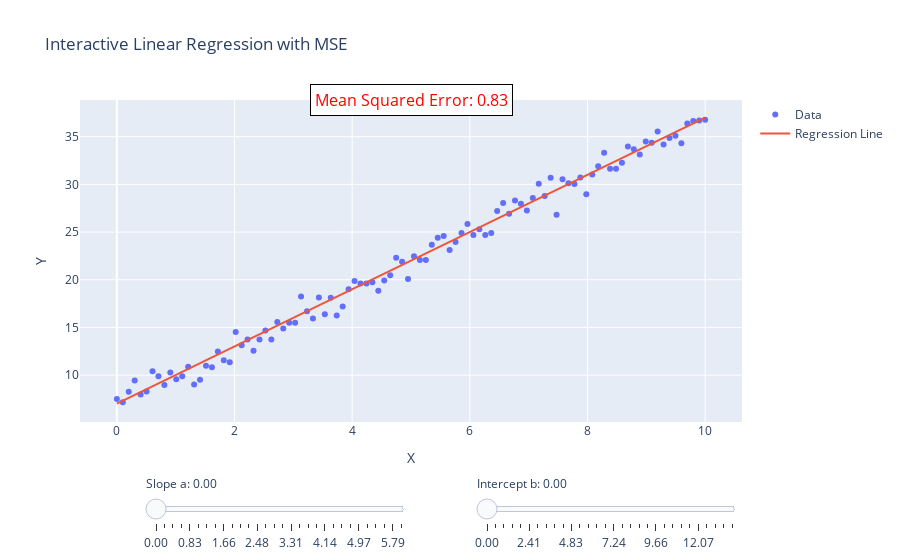

Notebook source saved alongside this figure:
### Code cell
RS = 42
np.random.seed(RS)

x = np.linspace(0, 10, 100)
y = 3 * x + 7 + np.random.normal(size=100)


def create_regression_line(x, a, b):
    return a * x + b


def calculate_mse(y_true, y_pred):
    return ((y_true - y_pred) ** 2).mean()


a_init = 3
b_init = 7

fig = go.Figure()

fig.add_trace(go.Scatter(x=x, y=y, mode="markers", name="Data"))

fig.add_trace(
    go.Scatter(
        x=x,
        y=create_regression_line(x, a_init, b_init),
        mode="lines",
        name="Regression Line",
    )
)

initial_mse = calculate_mse(y, create_regression_line(x, a_init, b_init))

fig.add_annotation(
    x=0.5,
    y=1.05,
    xref="paper",
    yref="paper",
    text=f"Mean Squared Error: {initial_mse:.2f}",
    showarrow=False,
    font=dict(size=16, color="red"),
    align="center",
    bgcolor="white",
    bordercolor="black",
    borderpad=4,
)

fig.update_layout(
    sliders=[
        {
            "pad": {"t": 50},
            "len": 0.4,
            "x": 0.1,
            "y": 0,
            "currentvalue": {"prefix": "Slope a: "},
            "steps": [
                {
                    "label": f"{a:.2f}",
                    "method": "update",
                    "args": [
                        {"y": [y, create_regression_line(x, a, b_init)]},
                        {
                            "annotations": [
                                {
                                    "x": 0.5,
                                    "y": 1.05,
                                    "xref": "paper",
                                    "yref": "paper",
                                    "text": f"Mean Squared Error: {calculate_mse(y, create_regression_line(x, a, b_init)):.2f}",
                                    "showarrow": False,
                                    "font": {"size": 16, "color": "red"},
                                    "align": "center",
                                    "bgcolor": "white",
                                    "bordercolor": "black",
                                    "borderpad": 4,
                                }
                            ]
                        },
                    ],
                }
                for a in np.linspace(0, 6, 30)
            ],
        },
        {
            "pad": {"t": 50},
            "len": 0.4,
            "x": 0.6,
            "y": 0,
            "currentvalue": {"prefix": "Intercept b: "},
            "steps": [
                {
                    "label": f"{b:.2f}",
                    "method": "update",
                    "args": [
                        {"y": [y, create_regression_line(x, a_init, b)]},
                        {
                            "annotations": [
                                {
                                    "x": 0.5,
                                    "y": 1.05,
                                    "xref": "paper",
                                    "yref": "paper",
                                    "text": f"Mean Squared Error: {calculate_mse(y, create_regression_line(x, a_init, b)):.2f}",
                                    "showarrow": False,
                                    "font": {"size": 16, "color": "red"},
                                    "align": "center",
                                    "bgcolor": "white",
                                    "bordercolor": "black",
                                    "borderpad": 4,
                                }
                            ]
                        },
                    ],
                }
                for b in np.linspace(0, 14, 30)
            ],
        },
    ]
)

fig.update_layout(
    title="Interactive Linear Regression with MSE", xaxis_title="X", yaxis_title="Y"
)

fig.show()

### Figure 1 — Plotly figure (JSON) as saved in the notebook; plotly's stock layout.template omitted (floating-point values rounded to 4 significant figures; data arrays with more than 128 entries replaced by an {"elided": "..."} marker saying what was removed)
{"data": [{"mode": "markers", "name": "Data", "type": "scatter", "x": [0, 0.101, 0.202, 0.303, 0.404, 0.5051, 0.6061, 0.7071, 0.8081, 0.9091, 1.01, 1.111, 1.212, 1.313, 1.414, 1.515, 1.616, 1.717, 1.818, 1.919, 2.02, 2.121, 2.222, 2.323, 2.424, 2.525, 2.626, 2.727, 2.828, 2.929, 3.03, 3.131, 3.232, 3.333, 3.434, 3.535, 3.636, 3.737, 3.838, 3.939, 4.04, 4.141, 4.242, 4.343, 4.444, 4.545, 4.646, 4.747, 4.848, 4.949, 5.051, 5.152, 5.253, 5.354, 5.455, 5.556, 5.657, 5.758, 5.859, 5.96, 6.061, 6.162, 6.263, 6.364, 6.465, 6.566, 6.667, 6.768, 6.869, 6.97, 7.071, 7.172, 7.273, 7.374, 7.475, 7.576, 7.677, 7.778, 7.879, 7.98, 8.081, 8.182, 8.283, 8.384, 8.485, 8.586, 8.687, 8.788, 8.889, 8.99, 9.091, 9.192, 9.293, 9.394, 9.495, 9.596, 9.697, 9.798, 9.899, 10], "y": [7.497, 7.165, 8.254, 9.432, 7.978, 8.281, 10.4, 9.889, 8.955, 10.27, 9.567, 9.868, 10.88, 9.026, 9.518, 10.98, 10.84, 12.47, 11.55, 11.35, 14.53, 13.14, 13.73, 12.54, 13.73, 14.69, 13.73, 15.56, 14.88, 15.5, 15.49, 18.25, 16.68, 15.94, 18.13, 16.39, 18.12, 16.25, 17.19, 19.02, 19.86, 19.6, 19.61, 19.73, 18.85, 19.92, 20.48, 22.3, 21.89, 20.09, 22.48, 22.07, 22.08, 23.67, 24.39, 24.6, 23.13, 23.96, 24.91, 25.85, 24.7, 25.3, 24.68, 24.89, 27.21, 28.05, 26.93, 28.31, 27.97, 27.26, 28.57, 30.05, 28.78, 30.69, 26.8, 30.55, 30.12, 30.03, 30.73, 28.95, 31.02, 31.9, 33.33, 31.63, 31.65, 32.26, 33.98, 33.69, 33.14, 34.48, 34.37, 35.54, 34.18, 34.85, 35.09, 34.32, 36.39, 36.65, 36.7, 36.77]}, {"mode": "lines", "name": "Regression Line", "type": "scatter", "x": [0, 0.101, 0.202, 0.303, 0.404, 0.5051, 0.6061, 0.7071, 0.8081, 0.9091, 1.01, 1.111, 1.212, 1.313, 1.414, 1.515, 1.616, 1.717, 1.818, 1.919, 2.02, 2.121, 2.222, 2.323, 2.424, 2.525, 2.626, 2.727, 2.828, 2.929, 3.03, 3.131, 3.232, 3.333, 3.434, 3.535, 3.636, 3.737, 3.838, 3.939, 4.04, 4.141, 4.242, 4.343, 4.444, 4.545, 4.646, 4.747, 4.848, 4.949, 5.051, 5.152, 5.253, 5.354, 5.455, 5.556, 5.657, 5.758, 5.859, 5.96, 6.061, 6.162, 6.263, 6.364, 6.465, 6.566, 6.667, 6.768, 6.869, 6.97, 7.071, 7.172, 7.273, 7.374, 7.475, 7.576, 7.677, 7.778, 7.879, 7.98, 8.081, 8.182, 8.283, 8.384, 8.485, 8.586, 8.687, 8.788, 8.889, 8.99, 9.091, 9.192, 9.293, 9.394, 9.495, 9.596, 9.697, 9.798, 9.899, 10], "y": [7, 7.303, 7.606, 7.909, 8.212, 8.515, 8.818, 9.121, 9.424, 9.727, 10.03, 10.33, 10.64, 10.94, 11.24, 11.55, 11.85, 12.15, 12.45, 12.76, 13.06, 13.36, 13.67, 13.97, 14.27, 14.58, 14.88, 15.18, 15.48, 15.79, 16.09, 16.39, 16.7, 17, 17.3, 17.61, 17.91, 18.21, 18.52, 18.82, 19.12, 19.42, 19.73, 20.03, 20.33, 20.64, 20.94, 21.24, 21.55, 21.85, 22.15, 22.45, 22.76, 23.06, 23.36, 23.67, 23.97, 24.27, 24.58, 24.88, 25.18, 25.48, 25.79, 26.09, 26.39, 26.7, 27, 27.3, 27.61, 27.91, 28.21, 28.52, 28.82, 29.12, 29.42, 29.73, 30.03, 30.33, 30.64, 30.94, 31.24, 31.55, 31.85, 32.15, 32.45, 32.76, 33.06, 33.36, 33.67, 33.97, 34.27, 34.58, 34.88, 35.18, 35.48, 35.79, 36.09, 36.39, 36.7, 37]}], "layout": {"annotations": [{"align": "center", "bgcolor": "white", "bordercolor": "black", "borderpad": 4, "font": {"color": "red", "size": 16}, "showarrow": false, "text": "Mean Squared Error: 0.83", "x": 0.5, "xref": "paper", "y": 1.05, "yref": "paper"}], "sliders": [{"currentvalue": {"prefix": "Slope a: "}, "len": 0.4, "pad": {"t": 50}, "steps": [{"args": [{"y": {"elided": "2x100 float values"}}, {"annotations": [{"align": "center", "bgcolor": "white", "bordercolor": "black", "borderpad": 4, "font": {"color": "red", "size": 16}, "showarrow": false, "text": "Mean Squared Error: 299.93", "x": 0.5, "xref": "paper", "y": 1.05, "yref": "paper"}]}], "label": "0.00", "method": "update"}, {"args": [{"y": {"elided": "2x100 float values"}}, {"annotations": [{"align": "center", "bgcolor": "white", "bordercolor": "black", "borderpad": 4, "font": {"color": "red", "size": 16}, "showarrow": false, "text": "Mean Squared Error: 259.94", "x": 0.5, "xref": "paper", "y": 1.05, "yref": "paper"}]}], "label": "0.21", "method": "update"}, {"args": [{"y": {"elided": "2x100 float values"}}, {"annotations": [{"align": "center", "bgcolor": "white", "bordercolor": "black", "borderpad": 4, "font": {"color": "red", "size": 16}, "showarrow": false, "text": "Mean Squared Error: 222.82", "x": 0.5, "xref": "paper", "y": 1.05, "yref": "paper"}]}], "label": "0.41", "method": "update"}, {"args": [{"y": {"elided": "2x100 float values"}}, {"annotations": [{"align": "center", "bgcolor": "white", "bordercolor": "black", "borderpad": 4, "font": {"color": "red", "size": 16}, "showarrow": false, "text": "Mean Squared Error: 188.57", "x": 0.5, "xref": "paper", "y": 1.05, "yref": "paper"}]}], "label": "0.62", "method": "update"}, {"args": [{"y": {"elided": "2x100 float values"}}, {"annotations": [{"align": "center", "bgcolor": "white", "bordercolor": "black", "borderpad": 4, "font": {"color": "red", "size": 16}, "showarrow": false, "text": "Mean Squared Error: 157.19", "x": 0.5, "xref": "paper", "y": 1.05, "yref": "paper"}]}], "label": "0.83", "method": "update"}, {"args": [{"y": {"elided": "2x100 float values"}}, {"annotations": [{"align": "center", "bgcolor": "white", "bordercolor": "black", "borderpad": 4, "font": {"color": "red", "size": 16}, "showarrow": false, "text": "Mean Squared Error: 128.67", "x": 0.5, "xref": "paper", "y": 1.05, "yref": "paper"}]}], "label": "1.03", "method": "update"}, {"args": [{"y": {"elided": "2x100 float values"}}, {"annotations": [{"align": "center", "bgcolor": "white", "bordercolor": "black", "borderpad": 4, "font": {"color": "red", "size": 16}, "showarrow": false, "text": "Mean Squared Error: 103.03", "x": 0.5, "xref": "paper", "y": 1.05, "yref": "paper"}]}], "label": "1.24", "method": "update"}, {"args": [{"y": {"elided": "2x100 float values"}}, {"annotations": [{"align": "center", "bgcolor": "white", "bordercolor": "black", "borderpad": 4, "font": {"color": "red", "size": 16}, "showarrow": false, "text": "Mean Squared Error: 80.25", "x": 0.5, "xref": "paper", "y": 1.05, "yref": "paper"}]}], "label": "1.45", "method": "update"}, {"args": [{"y": {"elided": "2x100 float values"}}, {"annotations": [{"align": "center", "bgcolor": "white", "bordercolor": "black", "borderpad": 4, "font": {"color": "red", "size": 16}, "showarrow": false, "text": "Mean Squared Error: 60.34", "x": 0.5, "xref": "paper", "y": 1.05, "yref": "paper"}]}], "label": "1.66", "method": "update"}, {"args": [{"y": {"elided": "2x100 float values"}}, {"annotations": [{"align": "center", "bgcolor": "white", "bordercolor": "black", "borderpad": 4, "font": {"color": "red", "size": 16}, "showarrow": false, "text": "Mean Squared Error: 43.29", "x": 0.5, "xref": "paper", "y": 1.05, "yref": "paper"}]}], "label": "1.86", "method": "update"}, {"args": [{"y": {"elided": "2x100 float values"}}, {"annotations": [{"align": "center", "bgcolor": "white", "bordercolor": "black", "borderpad": 4, "font": {"color": "red", "size": 16}, "showarrow": false, "text": "Mean Squared Error: 29.12", "x": 0.5, "xref": "paper", "y": 1.05, "yref": "paper"}]}], "label": "2.07", "method": "update"}, {"args": [{"y": {"elided": "2x100 float values"}}, {"annotations": [{"align": "center", "bgcolor": "white", "bordercolor": "black", "borderpad": 4, "font": {"color": "red", "size": 16}, "showarrow": false, "text": "Mean Squared Error: 17.81", "x": 0.5, "xref": "paper", "y": 1.05, "yref": "paper"}]}], "label": "2.28", "method": "update"}, {"args": [{"y": {"elided": "2x100 float values"}}, {"annotations": [{"align": "center", "bgcolor": "white", "bordercolor": "black", "borderpad": 4, "font": {"color": "red", "size": 16}, "showarrow": false, "text": "Mean Squared Error: 9.37", "x": 0.5, "xref": "paper", "y": 1.05, "yref": "paper"}]}], "label": "2.48", "method": "update"}, {"args": [{"y": {"elided": "2x100 float values"}}, {"annotations": [{"align": "center", "bgcolor": "white", "bordercolor": "black", "borderpad": 4, "font": {"color": "red", "size": 16}, "showarrow": false, "text": "Mean Squared Error: 3.80", "x": 0.5, "xref": "paper", "y": 1.05, "yref": "paper"}]}], "label": "2.69", "method": "update"}, {"args": [{"y": {"elided": "2x100 float values"}}, {"annotations": [{"align": "center", "bgcolor": "white", "bordercolor": "black", "borderpad": 4, "font": {"color": "red", "size": 16}, "showarrow": false, "text": "Mean Squared Error: 1.10", "x": 0.5, "xref": "paper", "y": 1.05, "yref": "paper"}]}], "label": "2.90", "method": "update"}, {"args": [{"y": {"elided": "2x100 float values"}}, {"annotations": [{"align": "center", "bgcolor": "white", "bordercolor": "black", "borderpad": 4, "font": {"color": "red", "size": 16}, "showarrow": false, "text": "Mean Squared Error: 1.27", "x": 0.5, "xref": "paper", "y": 1.05, "yref": "paper"}]}], "label": "3.10", "method": "update"}, {"args": [{"y": {"elided": "2x100 float values"}}, {"annotations": [{"align": "center", "bgcolor": "white", "bordercolor": "black", "borderpad": 4, "font": {"color": "red", "size": 16}, "showarrow": false, "text": "Mean Squared Error: 4.30", "x": 0.5, "xref": "paper", "y": 1.05, "yref": "paper"}]}], "label": "3.31", "method": "update"}, {"args": [{"y": {"elided": "2x100 float values"}}, {"annotations": [{"align": "center", "bgcolor": "white", "bordercolor": "black", "borderpad": 4, "font": {"color": "red", "size": 16}, "showarrow": false, "text": "Mean Squared Error: 10.21", "x": 0.5, "xref": "paper", "y": 1.05, "yref": "paper"}]}], "label": "3.52", "method": "update"}, {"args": [{"y": {"elided": "2x100 float values"}}, {"annotations": [{"align": "center", "bgcolor": "white", "bordercolor": "black", "borderpad": 4, "font": {"color": "red", "size": 16}, "showarrow": false, "text": "Mean Squared Error: 18.98", "x": 0.5, "xref": "paper", "y": 1.05, "yref": "paper"}]}], "label": "3.72", "method": "update"}, {"args": [{"y": {"elided": "2x100 float values"}}, {"annotations": [{"align": "center", "bgcolor": "white", "bordercolor": "black", "borderpad": 4, "font": {"color": "red", "size": 16}, "showarrow": false, "text": "Mean Squared Error: 30.62", "x": 0.5, "xref": "paper", "y": 1.05, "yref": "paper"}]}], "label": "3.93", "method": "update"}, {"args": [{"y": {"elided": "2x100 float values"}}, {"annotations": [{"align": "center", "bgcolor": "white", "bordercolor": "black", "borderpad": 4, "font": {"color": "red", "size": 16}, "showarrow": false, "text": "Mean Squared Error: 45.12", "x": 0.5, "xref": "paper", "y": 1.05, "yref": "paper"}]}], "label": "4.14", "method": "update"}, {"args": [{"y": {"elided": "2x100 float values"}}, {"annotations": [{"align": "center", "bgcolor": "white", "bordercolor": "black", "borderpad": 4, "font": {"color": "red", "size": 16}, "showarrow": false, "text": "Mean Squared Error: 62.50", "x": 0.5, "xref": "paper", "y": 1.05, "yref": "paper"}]}], "label": "4.34", "method": "update"}, {"args": [{"y": {"elided": "2x100 float values"}}, {"annotations": [{"align": "center", "bgcolor": "white", "bordercolor": "black", "borderpad": 4, "font": {"color": "red", "size": 16}, "showarrow": false, "text": "Mean Squared Error: 82.74", "x": 0.5, "xref": "paper", "y": 1.05, "yref": "paper"}]}], "label": "4.55", "method": "update"}, {"args": [{"y": {"elided": "2x100 float values"}}, {"annotations": [{"align": "center", "bgcolor": "white", "bordercolor": "black", "borderpad": 4, "font": {"color": "red", "size": 16}, "showarrow": false, "text": "Mean Squared Error: 105.85", "x": 0.5, "xref": "paper", "y": 1.05, "yref": "paper"}]}], "label": "4.76", "method": "update"}, {"args": [{"y": {"elided": "2x100 float values"}}, {"annotations": [{"align": "center", "bgcolor": "white", "bordercolor": "black", "borderpad": 4, "font": {"color": "red", "size": 16}, "showarrow": false, "text": "Mean Squared Error: 131.83", "x": 0.5, "xref": "paper", "y": 1.05, "yref": "paper"}]}], "label": "4.97", "method": "update"}, {"args": [{"y": {"elided": "2x100 float values"}}, {"annotations": [{"align": "center", "bgcolor": "white", "bordercolor": "black", "borderpad": 4, "font": {"color": "red", "size": 16}, "showarrow": false, "text": "Mean Squared Error: 160.68", "x": 0.5, "xref": "paper", "y": 1.05, "yref": "paper"}]}], "label": "5.17", "method": "update"}, {"args": [{"y": {"elided": "2x100 float values"}}, {"annotations": [{"align": "center", "bgcolor": "white", "bordercolor": "black", "borderpad": 4, "font": {"color": "red", "size": 16}, "showarrow": false, "text": "Mean Squared Error: 192.40", "x": 0.5, "xref": "paper", "y": 1.05, "yref": "paper"}]}], "label": "5.38", "method": "update"}, {"args": [{"y": {"elided": "2x100 float values"}}, {"annotations": [{"align": "center", "bgcolor": "white", "bordercolor": "black", "borderpad": 4, "font": {"color": "red", "size": 16}, "showarrow": false, "text": "Mean Squared Error: 226.98", "x": 0.5, "xref": "paper", "y": 1.05, "yref": "paper"}]}], "label": "5.59", "method": "update"}, {"args": [{"y": {"elided": "2x100 float values"}}, {"annotations": [{"align": "center", "bgcolor": "white", "bordercolor": "black", "borderpad": 4, "font": {"color": "red", "size": 16}, "showarrow": false, "text": "Mean Squared Error: 264.43", "x": 0.5, "xref": "paper", "y": 1.05, "yref": "paper"}]}], "label": "5.79", "method": "update"}, {"args": [{"y": {"elided": "2x100 float values"}}, {"annotations": [{"align": "center", "bgcolor": "white", "bordercolor": "black", "borderpad": 4, "font": {"color": "red", "size": 16}, "showarrow": false, "text": "Mean Squared Error: 304.75", "x": 0.5, "xref": "paper", "y": 1.05, "yref": "paper"}]}], "label": "6.00", "method": "update"}], "x": 0.1, "y": 0}, {"currentvalue": {"prefix": "Intercept b: "}, "len": 0.4, "pad": {"t": 50}, "steps": [{"args": [{"y": {"elided": "2x100 float values"}}, {"annotations": [{"align": "center", "bgcolor": "white", "bordercolor": "black", "borderpad": 4, "font": {"color": "red", "size": 16}, "showarrow": false, "text": "Mean Squared Error: 48.37", "x": 0.5, "xref": "paper", "y": 1.05, "yref": "paper"}]}], "label": "0.00", "method": "update"}, {"args": [{"y": {"elided": "2x100 float values"}}, {"annotations": [{"align": "center", "bgcolor": "white", "bordercolor": "black", "borderpad": 4, "font": {"color": "red", "size": 16}, "showarrow": false, "text": "Mean Squared Error: 41.95", "x": 0.5, "xref": "paper", "y": 1.05, "yref": "paper"}]}], "label": "0.48", "method": "update"}, {"args": [{"y": {"elided": "2x100 float values"}}, {"annotations": [{"align": "center", "bgcolor": "white", "bordercolor": "black", "borderpad": 4, "font": {"color": "red", "size": 16}, "showarrow": false, "text": "Mean Squared Error: 35.99", "x": 0.5, "xref": "paper", "y": 1.05, "yref": "paper"}]}], "label": "0.97", "method": "update"}, {"args": [{"y": {"elided": "2x100 float values"}}, {"annotations": [{"align": "center", "bgcolor": "white", "bordercolor": "black", "borderpad": 4, "font": {"color": "red", "size": 16}, "showarrow": false, "text": "Mean Squared Error: 30.50", "x": 0.5, "xref": "paper", "y": 1.05, "yref": "paper"}]}], "label": "1.45", "method": "update"}, {"args": [{"y": {"elided": "2x100 float values"}}, {"annotations": [{"align": "center", "bgcolor": "white", "bordercolor": "black", "borderpad": 4, "font": {"color": "red", "size": 16}, "showarrow": false, "text": "Mean Squared Error: 25.47", "x": 0.5, "xref": "paper", "y": 1.05, "yref": "paper"}]}], "label": "1.93", "method": "update"}, {"args": [{"y": {"elided": "2x100 float values"}}, {"annotations": [{"align": "center", "bgcolor": "white", "bordercolor": "black", "borderpad": 4, "font": {"color": "red", "size": 16}, "showarrow": false, "text": "Mean Squared Error: 20.91", "x": 0.5, "xref": "paper", "y": 1.05, "yref": "paper"}]}], "label": "2.41", "method": "update"}, {"args": [{"y": {"elided": "2x100 float values"}}, {"annotations": [{"align": "center", "bgcolor": "white", "bordercolor": "black", "borderpad": 4, "font": {"color": "red", "size": 16}, "showarrow": false, "text": "Mean Squared Error: 16.81", "x": 0.5, "xref": "paper", "y": 1.05, "yref": "paper"}]}], "label": "2.90", "method": "update"}, {"args": [{"y": {"elided": "2x100 float values"}}, {"annotations": [{"align": "center", "bgcolor": "white", "bordercolor": "black", "borderpad": 4, "font": {"color": "red", "size": 16}, "showarrow": false, "text": "Mean Squared Error: 13.18", "x": 0.5, "xref": "paper", "y": 1.05, "yref": "paper"}]}], "label": "3.38", "method": "update"}, {"args": [{"y": {"elided": "2x100 float values"}}, {"annotations": [{"align": "center", "bgcolor": "white", "bordercolor": "black", "borderpad": 4, "font": {"color": "red", "size": 16}, "showarrow": false, "text": "Mean Squared Error: 10.02", "x": 0.5, "xref": "paper", "y": 1.05, "yref": "paper"}]}], "label": "3.86", "method": "update"}, {"args": [{"y": {"elided": "2x100 float values"}}, {"annotations": [{"align": "center", "bgcolor": "white", "bordercolor": "black", "borderpad": 4, "font": {"color": "red", "size": 16}, "showarrow": false, "text": "Mean Squared Error: 7.33", "x": 0.5, "xref": "paper", "y": 1.05, "yref": "paper"}]}], "label": "4.34", "method": "update"}, {"args": [{"y": {"elided": "2x100 float values"}}, {"annotations": [{"align": "center", "bgcolor": "white", "bordercolor": "black", "borderpad": 4, "font": {"color": "red", "size": 16}, "showarrow": false, "text": "Mean Squared Error: 5.10", "x": 0.5, "xref": "paper", "y": 1.05, "yref": "paper"}]}], "label": "4.83", "method": "update"}, {"args": [{"y": {"elided": "2x100 float values"}}, {"annotations": [{"align": "center", "bgcolor": "white", "bordercolor": "black", "borderpad": 4, "font": {"color": "red", "size": 16}, "showarrow": false, "text": "Mean Squared Error: 3.33", "x": 0.5, "xref": "paper", "y": 1.05, "yref": "paper"}]}], "label": "5.31", "method": "update"}, {"args": [{"y": {"elided": "2x100 float values"}}, {"annotations": [{"align": "center", "bgcolor": "white", "bordercolor": "black", "borderpad": 4, "font": {"color": "red", "size": 16}, "showarrow": false, "text": "Mean Squared Error: 2.03", "x": 0.5, "xref": "paper", "y": 1.05, "yref": "paper"}]}], "label": "5.79", "method": "update"}, {"args": [{"y": {"elided": "2x100 float values"}}, {"annotations": [{"align": "center", "bgcolor": "white", "bordercolor": "black", "borderpad": 4, "font": {"color": "red", "size": 16}, "showarrow": false, "text": "Mean Squared Error: 1.20", "x": 0.5, "xref": "paper", "y": 1.05, "yref": "paper"}]}], "label": "6.28", "method": "update"}, {"args": [{"y": {"elided": "2x100 float values"}}, {"annotations": [{"align": "center", "bgcolor": "white", "bordercolor": "black", "borderpad": 4, "font": {"color": "red", "size": 16}, "showarrow": false, "text": "Mean Squared Error: 0.84", "x": 0.5, "xref": "paper", "y": 1.05, "yref": "paper"}]}], "label": "6.76", "method": "update"}, {"args": [{"y": {"elided": "2x100 float values"}}, {"annotations": [{"align": "center", "bgcolor": "white", "bordercolor": "black", "borderpad": 4, "font": {"color": "red", "size": 16}, "showarrow": false, "text": "Mean Squared Error: 0.94", "x": 0.5, "xref": "paper", "y": 1.05, "yref": "paper"}]}], "label": "7.24", "method": "update"}, {"args": [{"y": {"elided": "2x100 float values"}}, {"annotations": [{"align": "center", "bgcolor": "white", "bordercolor": "black", "borderpad": 4, "font": {"color": "red", "size": 16}, "showarrow": false, "text": "Mean Squared Error: 1.50", "x": 0.5, "xref": "paper", "y": 1.05, "yref": "paper"}]}], "label": "7.72", "method": "update"}, {"args": [{"y": {"elided": "2x100 float values"}}, {"annotations": [{"align": "center", "bgcolor": "white", "bordercolor": "black", "borderpad": 4, "font": {"color": "red", "size": 16}, "showarrow": false, "text": "Mean Squared Error: 2.53", "x": 0.5, "xref": "paper", "y": 1.05, "yref": "paper"}]}], "label": "8.21", "method": "update"}, {"args": [{"y": {"elided": "2x100 float values"}}, {"annotations": [{"align": "center", "bgcolor": "white", "bordercolor": "black", "borderpad": 4, "font": {"color": "red", "size": 16}, "showarrow": false, "text": "Mean Squared Error: 4.03", "x": 0.5, "xref": "paper", "y": 1.05, "yref": "paper"}]}], "label": "8.69", "method": "update"}, {"args": [{"y": {"elided": "2x100 float values"}}, {"annotations": [{"align": "center", "bgcolor": "white", "bordercolor": "black", "borderpad": 4, "font": {"color": "red", "size": 16}, "showarrow": false, "text": "Mean Squared Error: 6.00", "x": 0.5, "xref": "paper", "y": 1.05, "yref": "paper"}]}], "label": "9.17", "method": "update"}, {"args": [{"y": {"elided": "2x100 float values"}}, {"annotations": [{"align": "center", "bgcolor": "white", "bordercolor": "black", "borderpad": 4, "font": {"color": "red", "size": 16}, "showarrow": false, "text": "Mean Squared Error: 8.43", "x": 0.5, "xref": "paper", "y": 1.05, "yref": "paper"}]}], "label": "9.66", "method": "update"}, {"args": [{"y": {"elided": "2x100 float values"}}, {"annotations": [{"align": "center", "bgcolor": "white", "bordercolor": "black", "borderpad": 4, "font": {"color": "red", "size": 16}, "showarrow": false, "text": "Mean Squared Error: 11.33", "x": 0.5, "xref": "paper", "y": 1.05, "yref": "paper"}]}], "label": "10.14", "method": "update"}, {"args": [{"y": {"elided": "2x100 float values"}}, {"annotations": [{"align": "center", "bgcolor": "white", "bordercolor": "black", "borderpad": 4, "font": {"color": "red", "size": 16}, "showarrow": false, "text": "Mean Squared Error: 14.69", "x": 0.5, "xref": "paper", "y": 1.05, "yref": "paper"}]}], "label": "10.62", "method": "update"}, {"args": [{"y": {"elided": "2x100 float values"}}, {"annotations": [{"align": "center", "bgcolor": "white", "bordercolor": "black", "borderpad": 4, "font": {"color": "red", "size": 16}, "showarrow": false, "text": "Mean Squared Error: 18.52", "x": 0.5, "xref": "paper", "y": 1.05, "yref": "paper"}]}], "label": "11.10", "method": "update"}, {"args": [{"y": {"elided": "2x100 float values"}}, {"annotations": [{"align": "center", "bgcolor": "white", "bordercolor": "black", "borderpad": 4, "font": {"color": "red", "size": 16}, "showarrow": false, "text": "Mean Squared Error: 22.81", "x": 0.5, "xref": "paper", "y": 1.05, "yref": "paper"}]}], "label": "11.59", "method": "update"}, {"args": [{"y": {"elided": "2x100 float values"}}, {"annotations": [{"align": "center", "bgcolor": "white", "bordercolor": "black", "borderpad": 4, "font": {"color": "red", "size": 16}, "showarrow": false, "text": "Mean Squared Error: 27.57", "x": 0.5, "xref": "paper", "y": 1.05, "yref": "paper"}]}], "label": "12.07", "method": "update"}, {"args": [{"y": {"elided": "2x100 float values"}}, {"annotations": [{"align": "center", "bgcolor": "white", "bordercolor": "black", "borderpad": 4, "font": {"color": "red", "size": 16}, "showarrow": false, "text": "Mean Squared Error: 32.80", "x": 0.5, "xref": "paper", "y": 1.05, "yref": "paper"}]}], "label": "12.55", "method": "update"}, {"args": [{"y": {"elided": "2x100 float values"}}, {"annotations": [{"align": "center", "bgcolor": "white", "bordercolor": "black", "borderpad": 4, "font": {"color": "red", "size": 16}, "showarrow": false, "text": "Mean Squared Error: 38.50", "x": 0.5, "xref": "paper", "y": 1.05, "yref": "paper"}]}], "label": "13.03", "method": "update"}, {"args": [{"y": {"elided": "2x100 float values"}}, {"annotations": [{"align": "center", "bgcolor": "white", "bordercolor": "black", "borderpad": 4, "font": {"color": "red", "size": 16}, "showarrow": false, "text": "Mean Squared Error: 44.66", "x": 0.5, "xref": "paper", "y": 1.05, "yref": "paper"}]}], "label": "13.52", "method": "update"}, {"args": [{"y": {"elided": "2x100 float values"}}, {"annotations": [{"align": "center", "bgcolor": "white", "bordercolor": "black", "borderpad": 4, "font": {"color": "red", "size": 16}, "showarrow": false, "text": "Mean Squared Error: 51.28", "x": 0.5, "xref": "paper", "y": 1.05, "yref": "paper"}]}], "label": "14.00", "method": "update"}], "x": 0.6, "y": 0}], "title": {"text": "Interactive Linear Regression with MSE"}, "xaxis": {"title": {"text": "X"}}, "yaxis": {"title": {"text": "Y"}}}}
